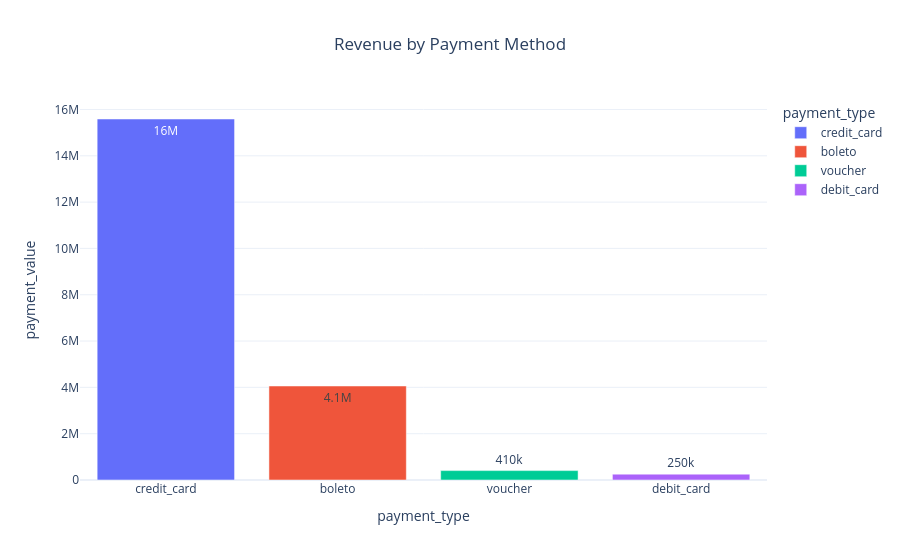

Here is the notebook cell this chart was saved with:
### Code cell
fig = px.bar(

payment,

x="payment_type",

y="payment_value",

title="Revenue by Payment Method",

text_auto=".2s",

color="payment_type"

)

fig.update_layout(

template="plotly_white",

title_x=0.5

)

fig.show()

### Figure 1 — Plotly figure (JSON) as saved in the notebook; plotly's stock layout.template omitted (floating-point values rounded to 4 significant figures)
{"data": [{"hovertemplate": "payment_type=%{x}<br>payment_value=%{y}<extra></extra>", "legendgroup": "credit_card", "marker": {"color": "#636efa", "pattern": {"shape": ""}}, "name": "credit_card", "orientation": "v", "showlegend": true, "textposition": "auto", "texttemplate": "%{y:.2s}", "type": "bar", "x": ["credit_card"], "xaxis": "x", "y": [15590000.0], "yaxis": "y"}, {"hovertemplate": "payment_type=%{x}<br>payment_value=%{y}<extra></extra>", "legendgroup": "boleto", "marker": {"color": "#EF553B", "pattern": {"shape": ""}}, "name": "boleto", "orientation": "v", "showlegend": true, "textposition": "auto", "texttemplate": "%{y:.2s}", "type": "bar", "x": ["boleto"], "xaxis": "x", "y": [4060000.0], "yaxis": "y"}, {"hovertemplate": "payment_type=%{x}<br>payment_value=%{y}<extra></extra>", "legendgroup": "voucher", "marker": {"color": "#00cc96", "pattern": {"shape": ""}}, "name": "voucher", "orientation": "v", "showlegend": true, "textposition": "auto", "texttemplate": "%{y:.2s}", "type": "bar", "x": ["voucher"], "xaxis": "x", "y": [405900.0], "yaxis": "y"}, {"hovertemplate": "payment_type=%{x}<br>payment_value=%{y}<extra></extra>", "legendgroup": "debit_card", "marker": {"color": "#ab63fa", "pattern": {"shape": ""}}, "name": "debit_card", "orientation": "v", "showlegend": true, "textposition": "auto", "texttemplate": "%{y:.2s}", "type": "bar", "x": ["debit_card"], "xaxis": "x", "y": [253500.0], "yaxis": "y"}], "layout": {"barmode": "relative", "legend": {"title": {"text": "payment_type"}, "tracegroupgap": 0}, "title": {"text": "Revenue by Payment Method", "x": 0.5}, "xaxis": {"anchor": "y", "categoryarray": ["credit_card", "boleto", "voucher", "debit_card"], "categoryorder": "array", "domain": [0, 1], "title": {"text": "payment_type"}}, "yaxis": {"anchor": "x", "domain": [0, 1], "title": {"text": "payment_value"}}}}
